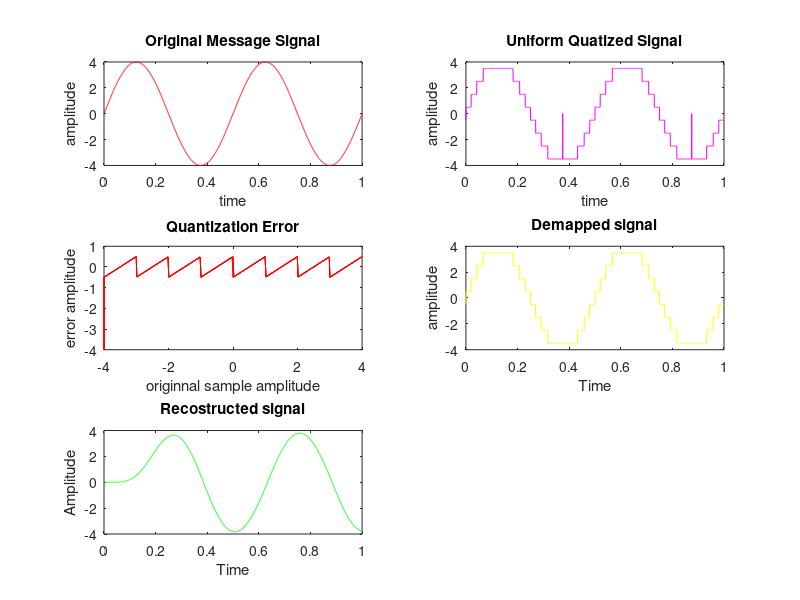

This figure's MATLAB source:
% pcm 
% pcm Transmiter
fm = 2; % msg freq
fs = 1000 * fm; % samp freq
t = 0:1/fs:1; %time
a=4; % amp
x = a * sin(2*pi*fm*t); %input msg signal
subplot(3,2,1);
plot(t, x, 'r');
xlabel('time');
ylabel('amplitude');
title('Original Message Signal');

% mid-tread quantization
enc=[];
for i=1:length(x)
    if (x(i)>0 && x(i)<=1)
        xq(i) = 0.5;
        e=[1 0 0];
    elseif (x(i)>1 && x(i)<=2)
        xq(i) = 1.5;
        e=[1 0 1];
    elseif (x(i)>2 && x(i)<=3)
        xq(i) = 2.5;
        e=[1 1 0];
    elseif (x(i)>3 && x(i)<=4)
        xq(i) = 3.5;
        e=[1 1 1];
    elseif (x(i)>-4 && x(i)<=-3)
        xq(i) = -3.5;
        e=[0 0 0];
    elseif (x(i)>-3 && x(i)<=-2)
        xq(i) = -2.5;
        e=[0 0 1];
    elseif (x(i)>-2 && x(i)<=-1)
        xq(i) = -1.5;
        e=[0 1 0];
    elseif (x(i)>-1 && x(i)<=0)
        xq(i) = -0.5;
        e=[0 1 1];
    end
    enc=[enc e];
end

subplot(3,2,2);
plot(t, xq, 'm-');
xlabel('time');
ylabel('amplitude');
title('Uniform Quatized Signal');

subplot(3,2,3);
plot(x, x-xq, 'r-');
xlabel('originnal sample amplitude');
ylabel('error amplitude');
title('Quantization Error');

% pcm Reciver
rec=enc; % received bit
xq_r=[];
for j=1:3:length(rec)-2
    if rec(j)==0 && rec(j+1)==0 && rec(j+2)==0
      xq1=-3.5;
    elseif  rec(j)==0 && rec(j+1)==0 && rec(j+2)==1
      xq1=-2.5;
    elseif rec(j)==0 && rec(j+1)==1 && rec(j+2)==0
      xq1=-1.5;
    elseif rec(j)==0 && rec(j+1)==1 && rec(j+2)==1
      xq1=-0.5;
    elseif rec(j)==1 && rec(j+1)==0 && rec(j+2)==0
      xq1=0.5;
    elseif rec(j)==1 && rec(j+1)==0 && rec(j+2)==1
      xq1=1.5;
    elseif rec(j)==1 && rec(j+1)==1 && rec(j+2)==0
      xq1=2.5;
    elseif rec(j)==1 && rec(j+1)==1 && rec(j+2)==1
      xq1=3.5;
    end
    xq_r=[xq_r xq1];
end

subplot(3,2,4);
plot(t, xq_r, 'y-');
xlabel('Time');
ylabel('amplitude');
title('Demapped signal');

% low pass filtering
[num den]=butter(5,4*fm/fs); %butterworth LPF
rec_op=filter(num,den,xq_r); %smoothing

subplot(3,2,5);
plot(t, rec_op, 'g-');
xlabel('Time');
ylabel('Amplitude');
title('Recostructed signal');
